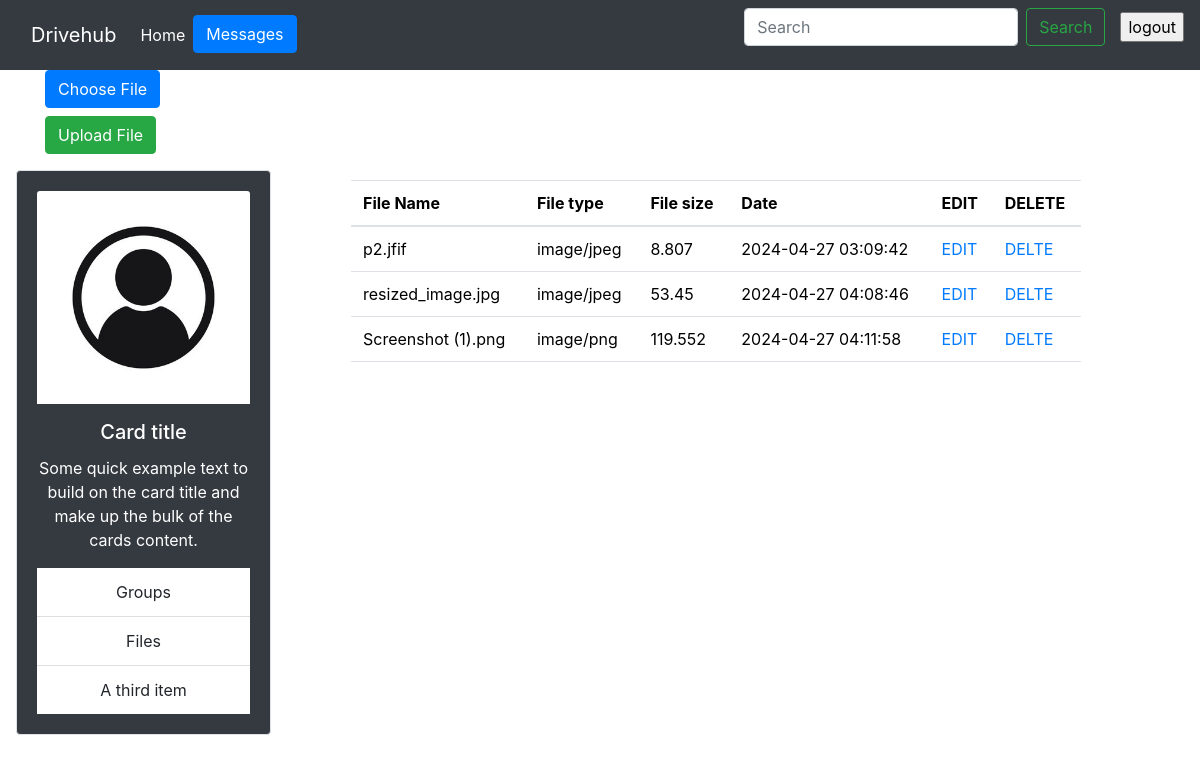
/Drivehub3/user_d2.php (signed in), run on the app's committed database.
### tables this page shows
CREATE TABLE `files` (
  `FILE_ID` int(11) NOT NULL,
  `U_ID` int(11) NOT NULL,
  `FILE_NAME` varchar(30) NOT NULL,
  `FILE_TYPE` varchar(255) NOT NULL,
  `PATH` varchar(255) NOT NULL,
  `CREATED_DATE` timestamp NOT NULL DEFAULT current_timestamp(),
  `FILE_SIZE` float DEFAULT NULL
);

### Drivehub3/user_d2.php (the view, shortened to what this page needs)
<?php
include_once 'connection_db.php';
include "boot.php";
if (isset($_SESSION["username"])) {
    $UNAME = $_SESSION['username'];
    $query1 = "SELECT `U_ID` FROM `user` WHERE U_NAME='" . $UNAME . "'";
    $result = mysqli_query($conn, $query1);
    $data = mysqli_fetch_assoc($result);
    $uid = $data["U_ID"];
    $query2 = "select * from Files where U_ID=" . $uid;
    $result2 = mysqli_query($conn, $query2);
    ?>
    <!DOCTYPE html>
    <html lang="en">
    <head>
        <link rel="stylesheet" href="https://stackpath.bootstrapcdn.com/bootstrap/5.1.3/css/bootstrap.min.css">
        <link href="https://maxcdn.bootstrapcdn.com/bootstrap/4.5.2/css/bootstrap.min.css" rel="stylesheet">
    </head>
    <body>
    <nav class="navbar navbar-expand-lg bg-dark navbar-dark">
        <div class="container-fluid">
            <a class="navbar-brand" href="#">Drivehub</a>
            <div class="collapse navbar-collapse" id="navbarSupportedContent">
                <ul class="navbar-nav me-auto mb-2 mb-lg-0">
                    <li class="nav-item">
                        <a class="nav-link active" aria-current="page" href="index.php">Home</a>
                    </li>
                    <li class="nav-item">
                        <button type="button" class="btn btn-primary" data-toggle="modal" data-target="#exampleModalCenter">
                            Messages
                        </button>
                    </li>
                </ul>
                <form class="d-flex" role="search">
                    <input class="form-control me-2" type="search" placeholder="Search" aria-label="Search">
                    <button class="btn btn-outline-success" type="submit">Search</button>
                </form>
            </div>
        </div>
        <form action="logout.php" method="post">
            <input type="submit" name="logout" value="logout">
        </form>
    </nav>
    <div class="container">
        <form action="upload.php" method="post" enctype="multipart/form-data">
            <label for="file" class="btn btn-primary">
                <i class="bi bi-plus"></i> Choose File
            </label>
            <br>
            <input type="submit" value="Upload File" class="btn btn-success">
        </form>
    </div>
    <div class="container mt-8" style="margin-left: 1px;">
        <div class="row">
            <div class="col-md-3">
                <div class="card border bg-dark text-white text-center">
                    <div class="card-body">
                        <img src="image1.jpg" class="card-img-top mb-3" alt="Not set">
                        <h5 class="card-title">Card title</h5>
                        <p class="card-text">Some quick example text to build on the card title and make up the bulk of the cards content.</p>
                        <ul class="list-group list-group-flush text-white">
                            <li class="list-group-item">Groups</li>
                            <li class="list-group-item">Files</li>
                            <li class="list-group-item">A third item</li>
                        </ul>
                    </div>
                </div>
            </div>
            <div class="col-md-8" style="margin-top: 10px; margin-bottom: 90px; margin-left: 50px;">
                <table class="table" style="background-color: rgba(255, 255, 255, 0);">
                    <thead>
                    <tr>
                        <th>File Name</th>
                        <th>File type</th>
                        <th>File size</th>
                        <th>Date</th>
                        <th>EDIT</th>
                        <th>DELETE</th>
                    </tr>
                    </thead>
                    <tbody>
                    <?php
                    while ($fdata = mysqli_fetch_assoc($result2)) {
                        ?>
                        <tr>
                            <td><?php echo $fdata["FILE_NAME"]; ?></td>
                            <td><?php echo $fdata["FILE_TYPE"]; ?></td>
                            <td><?php echo $fdata["FILE_SIZE"]; ?></td>
                            <td><?php echo $fdata["CREATED_DATE"]; ?></td>
                            <td><a href="#">EDIT</a></td>
                            <td><a href="#">DELTE</a></td>
                        </tr>
                        <?php
                    }
                    ?>
                    </tbody>
                </table>
            </div>
        </div>
    </div>
    </body>
    </html>
    <?php
} else {
    header("Location:index.php");
}
?>

### data on the page
files: FILE_NAME "p2.jfif", FILE_TYPE "image/jpeg", FILE_SIZE "8.807", CREATED_DATE "2024-04-27 03:09:42"
files: FILE_NAME "resized_image.jpg", FILE_TYPE "image/jpeg", FILE_SIZE "53.45", CREATED_DATE "2024-04-27 04:08:46"
files: FILE_NAME "Screenshot (1).png", FILE_TYPE "image/png", FILE_SIZE "119.552", CREATED_DATE "2024-04-27 04:11:58"
